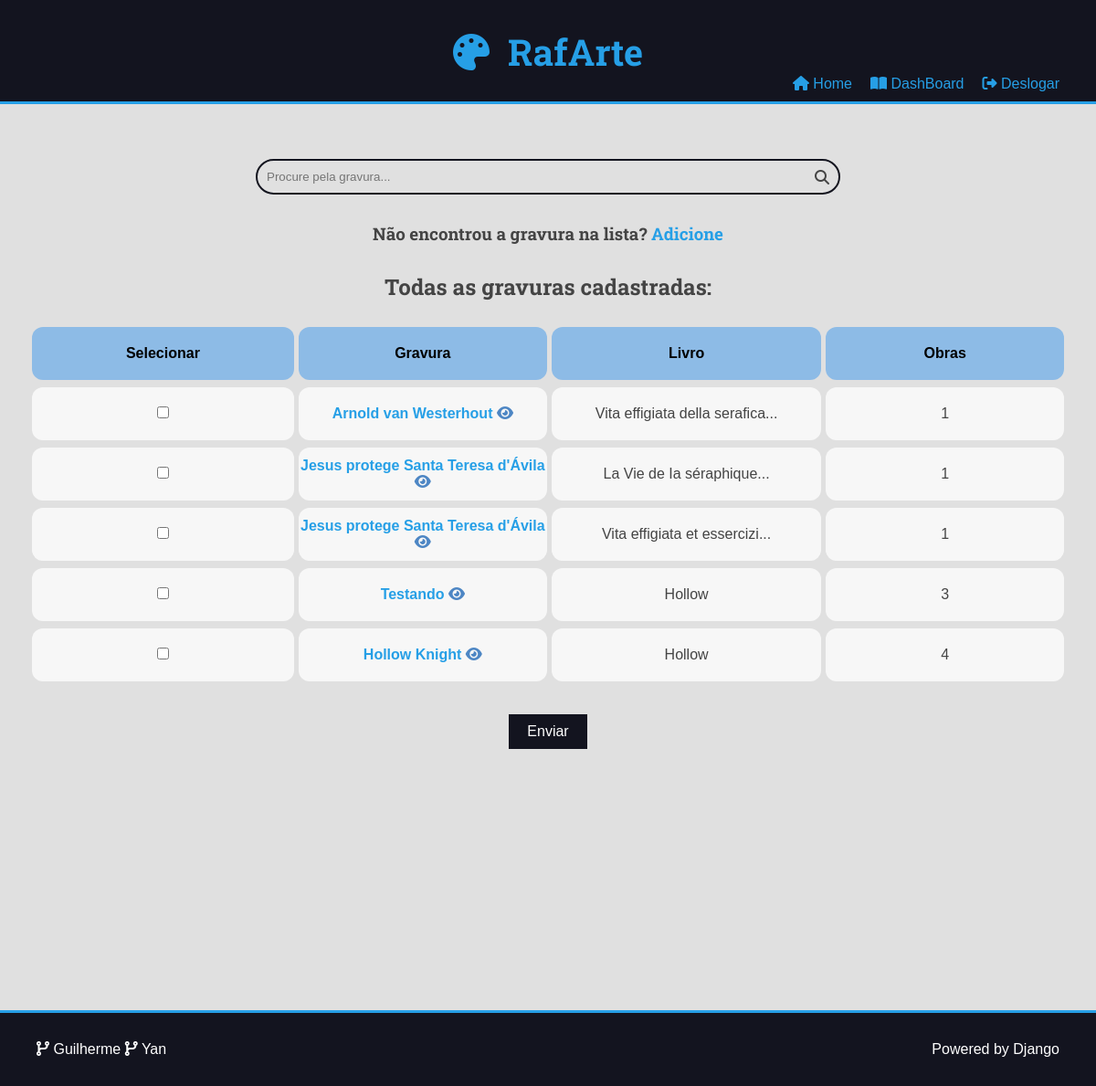
Before: /user/engraving/all/ (signed in) with the older database file.
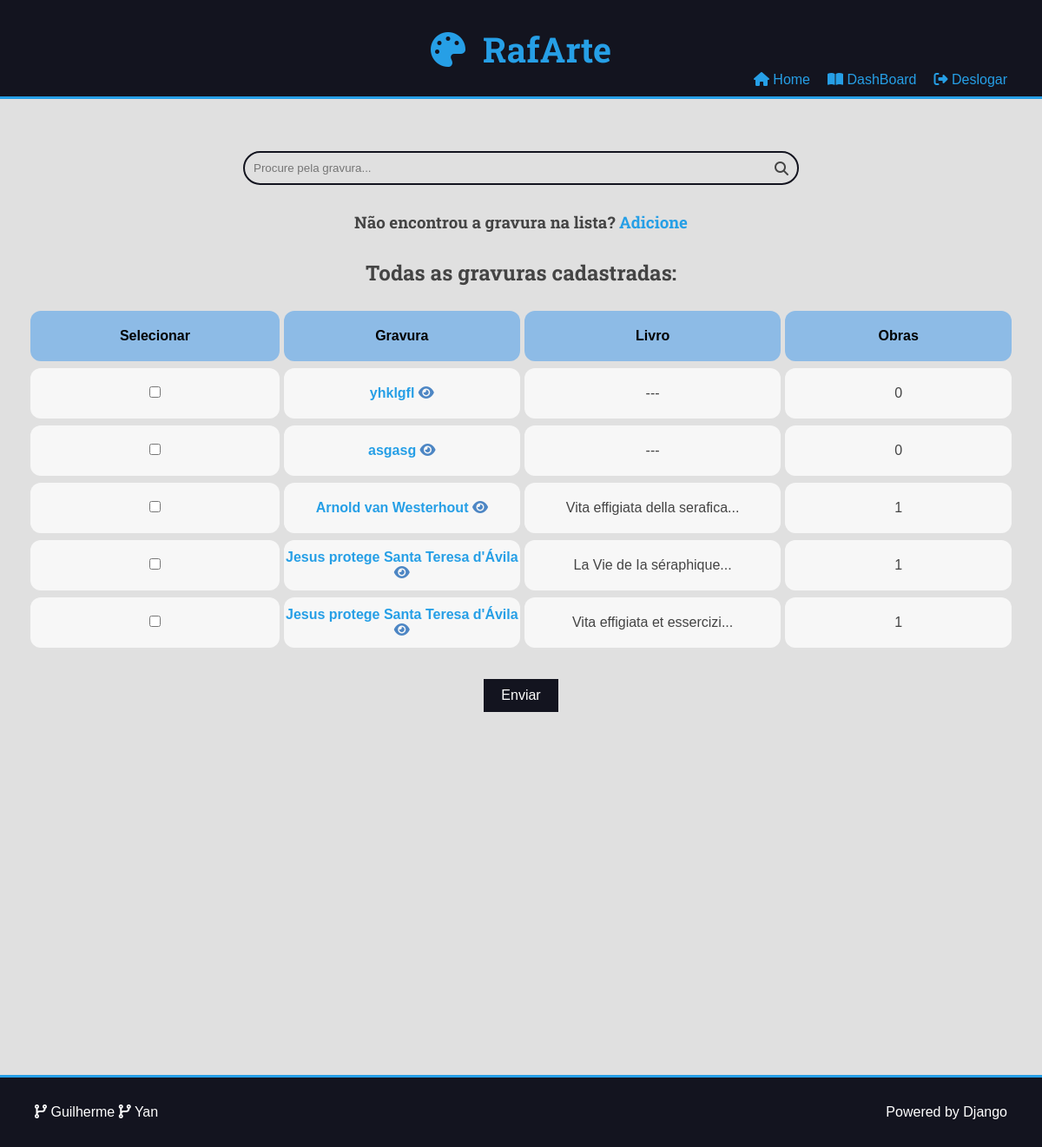
After: the same page with the newer database file.
### museum/models.py (models this page shows, shortened)
class Engraving(models.Model):
    name = models.CharField(max_length=50)
    book = models.CharField(max_length=50, blank=True)
    cover = models.ImageField(upload_to='engravings/cover/%Y/%m/%d/')
    author = models.ManyToManyField(
        Author, blank=True, default=None
    )
    class Meta:
        db_table = 'ENGRAVING'

### user/views.py (the view)
# urls.py: path('engraving/all/', views.engravings, name='engraving_all'),
@require_GET
@login_required(login_url='user:login')
def engravings(request: HttpRequest) -> HttpResponse:
    engraving_paintings = []
    engravings = Engraving.objects.all().order_by('-id')
    for engraving in engravings:
        paintings_number = engraving.painting_set.filter(is_published=True).count()
        engraving_paintings.append((engraving, paintings_number))
    return render(request, 'user/pages/all_engravings.html',{
            'engravings': engraving_paintings,
            'search': False,
        })

### user/templates/user/pages/all_engravings.html (shortened to what this page needs)
{% extends 'templates/pages/global.html' %}
{% block content %}
<div class="main-content center container">
    <div class="search-container">
        <div class="container">
            <form action="" class="search-form">
                <input type="text" id="search_engraving" onkeyup="searchElementTable()"
            placeholder="Procure pela gravura..." class="search-input">
            <i class="fas fa-search search-button"></i>
            </form>
            <h3 id="text-engraving">Não encontrou a gravura na lista? <a href="{% url 'user:painting_engraving_create' %}">Adicione</a></h3>
        </div>
    </div>
    <h2>Todas as gravuras cadastradas: {{search_result}}</h2>
    {% if engravings %}
    <form action="{% url 'user:engraving_create_data' %}" method="POST">
        <div class="search-page">
            <table class="table">
                <thead>
                    <tr>
                        <th scope="col">Selecionar</th>
                        <th scope="col">Gravura</th>
                        <th scope="col">Livro</th>
                        <th scope="col">Obras</th>
                    </tr>
                </thead>
                <tbody class="table-body-wrapper">
                    {% for engraving, qtd_paintings in engravings %}
                    <tr id='linha_tabela'>
                        <td><input type="checkbox" id="engraving_{{engraving.id}}" name="engraving"
                                value="{{engraving.id}}"></td>
                        <td class="main-table-name test-main">
                            <a href=""> {{engraving.name}} </a>
                            <i class="fa-solid fa-eye"></i>
                        </td>
                        <td>
                            {% if engraving.book %}
                            {{engraving.book}}
                            {% else %}
                            ---
                            {% endif %}
                        </td>
                        <td>
                            {{qtd_paintings}}
                        </td>
                    </tr>
                    {% endfor %}
                </tbody>
            </table>
        </div>
        <div class="form-content">
            <button style="margin-top:5%" class="plaintext-button" type="submit">Enviar</button>
        </div>
    </form>
    {% else %}
    <h1>Nenhuma gravura encontrada com essa busca</h1>
    {% endif %}
</div>
{% endblock content %}

Changed rows visible on the page:
no longer on this page (row unchanged): Engraving: name "Testando", book "Hollow", qtd_paintings "3"
no longer on this page (row unchanged): Engraving: name "Hollow Knight", book "Hollow", qtd_paintings "4"
added Engraving: name "yhklgfl", qtd_paintings "0"
added Engraving: name "asgasg", qtd_paintings "0"
